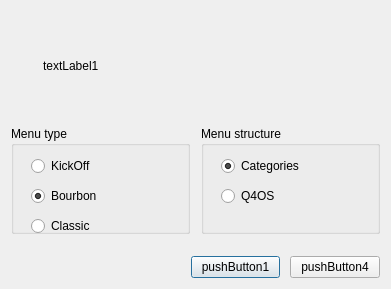
<?xml version="1.0" encoding="UTF-8"?>
<ui version="4.0" stdsetdef="1">
  <author/>
  <comment/>
  <exportmacro/>
  <class>TForm_ui_form3</class>
  <widget class="QDialog" name="TForm_ui_form3">
    <property name="geometry">
      <rect>
        <x>0</x>
        <y>0</y>
        <width>391</width>
        <height>289</height>
      </rect>
    </property>
    <property name="windowTitle">
      <string>Start menu configuration</string>
    </property>
    <property name="modal">
      <bool>true</bool>
    </property>
    <layout class="QVBoxLayout">
      <item>
        <layout class="QHBoxLayout">
          <property name="spacing">
            <number>15</number>
          </property>
          <item>
            <spacer name="spacer1">
              <property name="sizeHint">
                <size>
                  <width>10</width>
                  <height>20</height>
                </size>
              </property>
              <property name="sizeType">
                <enum>QSizePolicy::Fixed</enum>
              </property>
              <property name="orientation">
                <enum>Qt::Horizontal</enum>
              </property>
            </spacer>
          </item>
          <item>
            <widget class="QLabel" name="pixmapLabel1">
              <property name="pixmap">
                <pixmap resource="resource1.qrc">:/newPrefix/help-about.png</pixmap>
              </property>
              <property name="scaledContents">
                <bool>false</bool>
              </property>
              <property name="wordWrap">
                <bool>false</bool>
              </property>
            </widget>
          </item>
          <item>
            <widget class="QLabel" name="textLabel1">
              <property name="sizePolicy">
                <sizepolicy>
                  <hsizetype>7</hsizetype>
                  <vsizetype>5</vsizetype>
                  <horstretch>0</horstretch>
                  <verstretch>0</verstretch>
                </sizepolicy>
              </property>
              <property name="text">
                <string>textLabel1</string>
              </property>
              <property name="wordWrap">
                <bool>false</bool>
              </property>
            </widget>
          </item>
        </layout>
      </item>
      <item>
        <layout class="QHBoxLayout">
          <property name="spacing">
            <number>11</number>
          </property>
          <item>
            <widget class="QGroupBox" name="buttonGroup1">
              <property name="title">
                <string>Menu type</string>
              </property>
              <property name="selectedId" stdset="0">
                <number>2</number>
              </property>
              <property name="toolTip" stdset="0">
                <string/>
              </property>
              <widget class="QRadioButton" name="radioButton1">
                <property name="geometry">
                  <rect>
                    <x>20</x>
                    <y>30</y>
                    <width>140</width>
                    <height>20</height>
                  </rect>
                </property>
                <property name="text">
                  <string>KickOff</string>
                </property>
                <property name="toolTip" stdset="0">
                  <string>KickOff type menu</string>
                </property>
              </widget>
              <widget class="QRadioButton" name="radioButton2">
                <property name="geometry">
                  <rect>
                    <x>20</x>
                    <y>60</y>
                    <width>140</width>
                    <height>20</height>
                  </rect>
                </property>
                <property name="text">
                  <string>Bourbon</string>
                </property>
                <property name="checked">
                  <bool>true</bool>
                </property>
                <property name="toolTip" stdset="0">
                  <string>Two panel menu with search line</string>
                </property>
              </widget>
              <widget class="QRadioButton" name="radioButton3">
                <property name="geometry">
                  <rect>
                    <x>20</x>
                    <y>90</y>
                    <width>140</width>
                    <height>20</height>
                  </rect>
                </property>
                <property name="text">
                  <string>Classic</string>
                </property>
                <property name="toolTip" stdset="0">
                  <string>Classic style cascading menu</string>
                </property>
              </widget>
            </widget>
          </item>
          <item>
            <widget class="QGroupBox" name="buttonGroup2">
              <property name="title">
                <string>Menu structure</string>
              </property>
              <property name="toolTip" stdset="0">
                <string/>
              </property>
              <widget class="QRadioButton" name="radioButton5">
                <property name="geometry">
                  <rect>
                    <x>20</x>
                    <y>30</y>
                    <width>140</width>
                    <height>20</height>
                  </rect>
                </property>
                <property name="text">
                  <string>Categories</string>
                </property>
                <property name="checked">
                  <bool>true</bool>
                </property>
                <property name="toolTip" stdset="0">
                  <string>Menu items organized by Categories</string>
                </property>
              </widget>
              <widget class="QRadioButton" name="radioButton4">
                <property name="geometry">
                  <rect>
                    <x>20</x>
                    <y>60</y>
                    <width>140</width>
                    <height>20</height>
                  </rect>
                </property>
                <property name="text">
                  <string>Q4OS</string>
                </property>
                <property name="toolTip" stdset="0">
                  <string>Menu items organized by Applications</string>
                </property>
              </widget>
            </widget>
          </item>
        </layout>
      </item>
      <item>
        <spacer name="spacer3">
          <property name="sizeHint">
            <size>
              <width>20</width>
              <height>16</height>
            </size>
          </property>
          <property name="sizeType">
            <enum>QSizePolicy::Fixed</enum>
          </property>
          <property name="orientation">
            <enum>Qt::Vertical</enum>
          </property>
        </spacer>
      </item>
      <item>
        <layout class="QHBoxLayout">
          <property name="spacing">
            <number>10</number>
          </property>
          <item>
            <spacer name="spacer2">
              <property name="sizeHint">
                <size>
                  <width>50</width>
                  <height>20</height>
                </size>
              </property>
              <property name="sizeType">
                <enum>QSizePolicy::Expanding</enum>
              </property>
              <property name="orientation">
                <enum>Qt::Horizontal</enum>
              </property>
            </spacer>
          </item>
          <item>
            <spacer name="spacer4">
              <property name="sizeHint">
                <size>
                  <width>40</width>
                  <height>20</height>
                </size>
              </property>
              <property name="sizeType">
                <enum>QSizePolicy::Expanding</enum>
              </property>
              <property name="orientation">
                <enum>Qt::Horizontal</enum>
              </property>
            </spacer>
          </item>
          <item>
            <widget class="QPushButton" name="pushButton1">
              <property name="sizePolicy">
                <sizepolicy>
                  <hsizetype>3</hsizetype>
                  <vsizetype>0</vsizetype>
                  <horstretch>0</horstretch>
                  <verstretch>0</verstretch>
                </sizepolicy>
              </property>
              <property name="text">
                <string>pushButton1</string>
              </property>
            </widget>
          </item>
          <item>
            <widget class="QPushButton" name="pushButton4">
              <property name="sizePolicy">
                <sizepolicy>
                  <hsizetype>3</hsizetype>
                  <vsizetype>0</vsizetype>
                  <horstretch>0</horstretch>
                  <verstretch>0</verstretch>
                </sizepolicy>
              </property>
              <property name="text">
                <string>pushButton4</string>
              </property>
            </widget>
          </item>
        </layout>
      </item>
    </layout>
  </widget>
  <layoutdefault spacing="6" margin="11"/>
 <connections/>
</ui>
